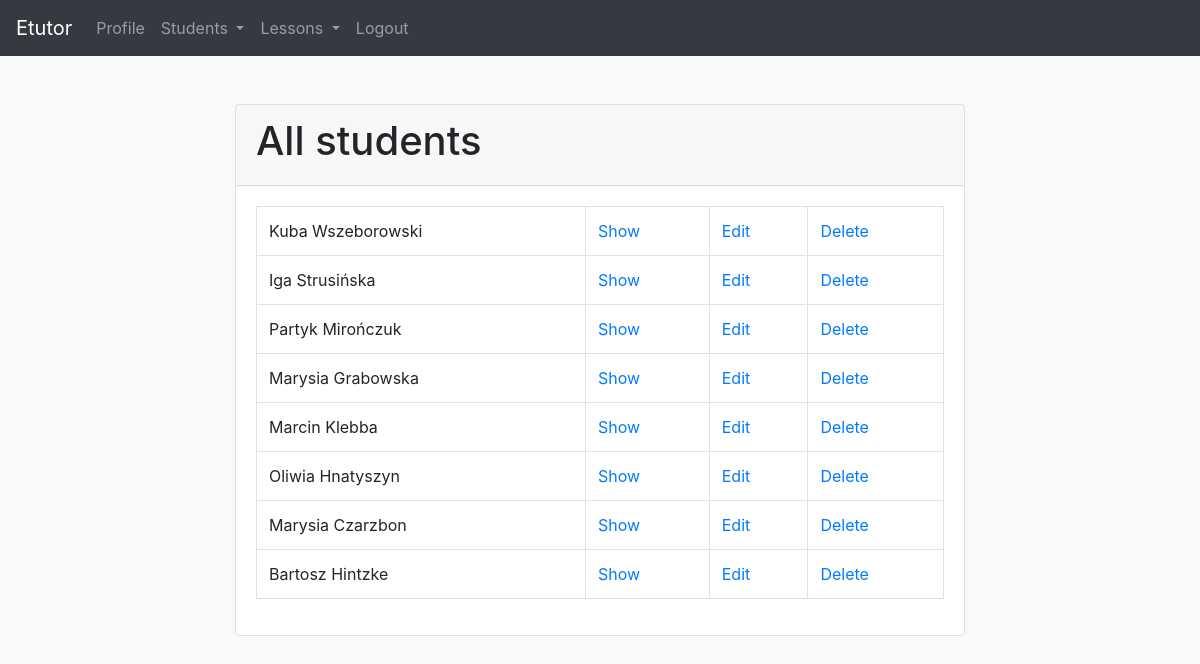
The app's page /students/ (signed in) with its own data.
### app/models.py (models this page shows)
class Student(models.Model):
    first_name = models.CharField(max_length=50)
    last_name = models.CharField(max_length=50)
    address = models.CharField(max_length=100, blank=True)
    education_level = models.CharField(max_length=50, blank=True)
    phone_number = models.CharField(max_length=20, blank=True)
    email = models.EmailField(blank=True)
    discord_nick = models.CharField(max_length=50, blank=True)
    facebook_profile = models.CharField(max_length=150, blank=True)
    facebook_psid = models.CharField(max_length=50, blank=True)
    tutor = models.ForeignKey(Tutor, on_delete=models.CASCADE)
    def __str__(self):
        return f'{self.first_name.capitalize()} {self.last_name.capitalize()}'
    def get_absolute_url(self):
        return reverse('student-detail', args=[self.id])

### app/views.py (the view)
# urls.py: path('students/', views.StudentListView.as_view(), name='students'),
@method_decorator(login_required, name='dispatch')
class StudentListView(ListView):
    model = Student
    template_name = 'student_list.html'
    def get_queryset(self):
        return super().get_queryset().filter(tutor=self.request.user.tutor)

### templates/student_list.html (shortened to what this page needs)
{% extends 'base.html' %}
{% block content %}
<div class="container">
    <div class="row justify-content-center mt-5">
        <div class="col-8">
            <div class="card">
                <div class="card-header">
                    <h1>All students</h1>
                </div>
                <div class="card-body">
                    <table class="table table-bordered">
                        <tbody>
                            {% for student in student_list %}
                            <tr>
                                <td>{{ student }}</td>
                                <td><a href="{{ student.get_absolute_url }}">Show</a></td>
                                <td><a href="{% url 'students-edit' student.id %}">Edit</a></td>
                                <td><a href="{% url 'students-delete' student.id %}">Delete</a></td>
                            </tr>
                            {% empty %}
                            <tr>
                                <td>No students yet.</td>
                            </tr>
                            {% endfor %}
                        </tbody>
                    </table>
                </div>
            </div>
        </div>
    </div>
</div>
{% endblock %}

### records on screen
Student: first_name+last_name "Kuba Wszeborowski"
Student: first_name+last_name "Iga Strusińska"
Student: first_name+last_name "Partyk Mirończuk"
Student: first_name+last_name "Marysia Grabowska"
Student: first_name+last_name "Marcin Klebba"
Student: first_name+last_name "Oliwia Hnatyszyn"
Student: first_name+last_name "Marysia Czarzbon"
Student: first_name+last_name "Bartosz Hintzke"
